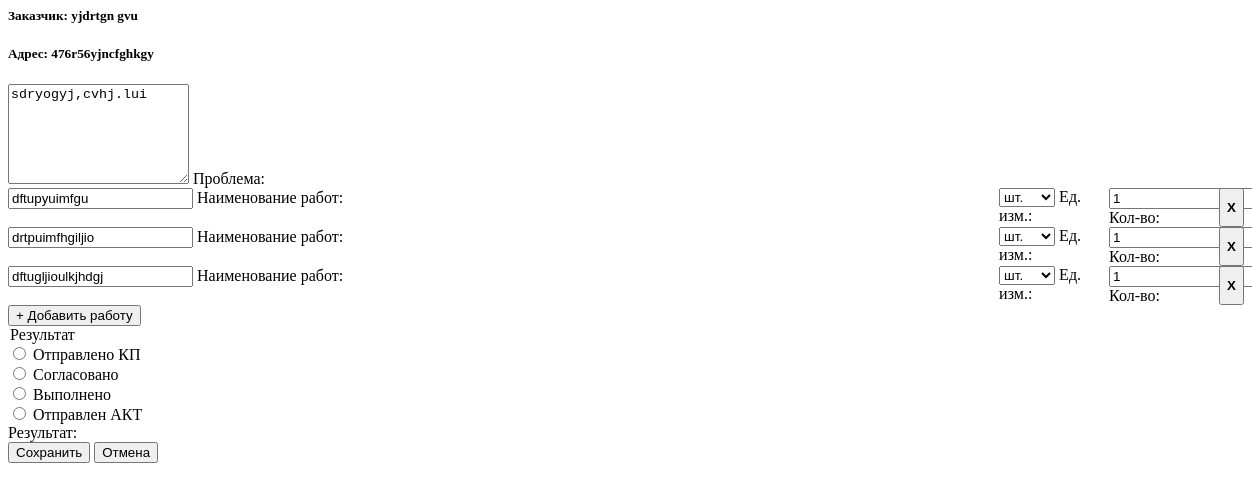
The app's page /avr/edit/88/, older data.
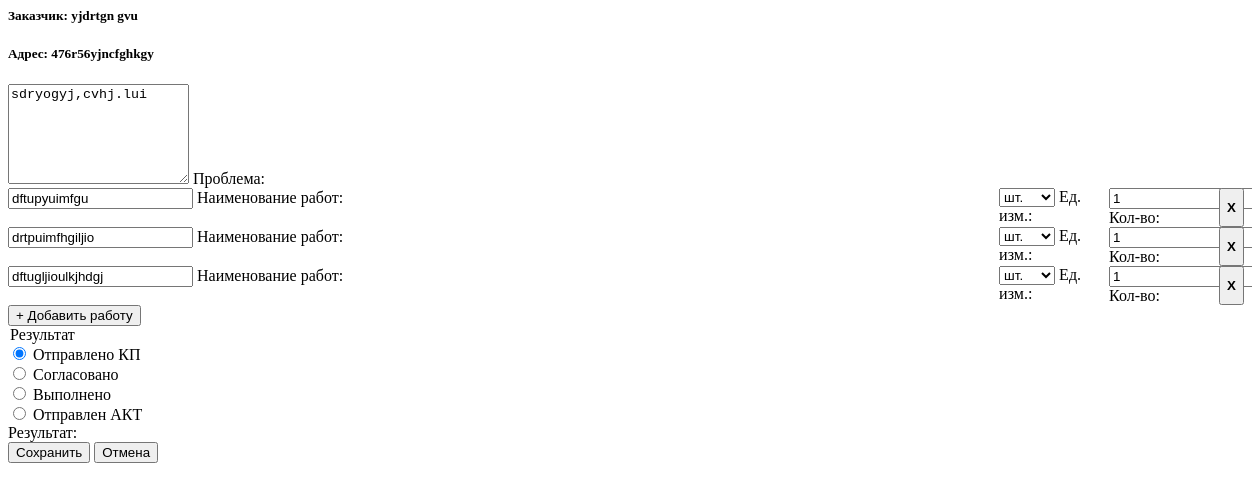
The same page, newer data.
### LIFTEH/models.py (models this page shows, shortened)
class Work(models.Model):
    UNIT_CHOICES = [
        ('1', 'шт.'),
        ('2', 'комп.'),
        ('3', 'л.'),
        ('4', 'кг.'),
        ('5', 'м.'),
    ]
    avr = models.ForeignKey(Avr, on_delete=models.CASCADE)
    name = models.CharField(max_length=255)
    unit = models.CharField(max_length=10, choices=UNIT_CHOICES)
    quantity = models.IntegerField(default=1)

class Avr(models.Model):
    RESULT_CHOICES = [
        (0, 'Отправлено КП'),
        (1, 'Согласовано'),
        (2, 'Выполнено'),
        (3, 'Отправлен АКТ'),
    ]
    insert_date = models.DateTimeField(default=timezone.now)
    object = models.ForeignKey(Object, on_delete=models.CASCADE)
    problem = models.CharField(max_length=500, default='')
    work_id = models.IntegerField(null=True, blank=True, default=0)
    user = models.ForeignKey(User, on_delete=models.CASCADE)
    result = models.IntegerField(null=True, blank=True, choices=RESULT_CHOICES, default=None)
    class Meta:
        verbose_name = 'Акт ВР'
        verbose_name_plural = 'Акты ВР'

class Object(models.Model):
    customer = models.CharField(max_length=255, default='')
    address = models.CharField(max_length=255, default='')
    model = models.CharField(max_length=255, default='')
    work = models.CharField(max_length=20, default='')
    phone = models.CharField(max_length=20, default='')
    name = models.CharField(max_length=255, default='')
    M1 = models.DecimalField(max_digits=12, decimal_places=2, null=True)
    M2 = models.DecimalField(max_digits=12, decimal_places=2, null=True)
    M3 = models.DecimalField(max_digits=12, decimal_places=2, null=True)
    M4 = models.DecimalField(max_digits=12, decimal_places=2, null=True)
    M5 = models.DecimalField(max_digits=12, decimal_places=2, null=True)
    M6 = models.DecimalField(max_digits=12, decimal_places=2, null=True)
    M7 = models.DecimalField(max_digits=12, decimal_places=2, null=True)
    M8 = models.DecimalField(max_digits=12, decimal_places=2, null=True)
    M9 = models.DecimalField(max_digits=12, decimal_places=2, null=True)
    M10 = models.DecimalField(max_digits=12, decimal_places=2, null=True)
    M11 = models.DecimalField(max_digits=12, decimal_places=2, null=True)
    M12 = models.DecimalField(max_digits=12, decimal_places=2, null=True)

### LIFTEH/views.py (the view, shortened to what this page needs)
# urls.py: path('avr/edit/<int:pk>/', views.avr_edit, name='avr_edit'),
def avr_edit(request, pk):
    avr = get_object_or_404(Avr, pk=pk)
    current_datetime = timezone.now()
    return render(request, 'avr_edit.html', {
        'avr': avr,
        'current_datetime': current_datetime
    })

### LIFTEH/templates/avr_edit.html (shortened to what this page needs)
<h5>Заказчик: {{ avr.object.customer }}</h5>
<h5>Адрес: {{ avr.object.address }}</h5>
<form method="post" id="avrEditForm" action="{% url 'avr_edit' pk=avr.object.id %}">
    <div class="form-floating mb-2">
        <textarea class="form-control" name="problem" maxlength="500" required id="id_problem" style="height: 100px;">{{ avr.problem }}</textarea>
        <label class="form-label" for="id_problem">Проблема:</label>
    </div>
    <div id="work-rows">
        {% for work in avr.work_set.all %}
        <div class="work-row mb-2" style="display: flex; gap: 10px; align-items: flex-start;">
            <div class="form-floating" style="flex: 1; width: 200px;">
                <input class="form-control" type="text" id="work-{{ forloop.counter }}" name="workname" value="{{ work.name }}" maxlength="100" required>
                <label class="form-label" for="work-{{ forloop.counter }}">Наименование работ:</label>
            </div>
            <div class="form-floating" style="width: 100px;">
                <select class="form-select" id="unit-{{ forloop.counter }}" name="unit" required>
                    <option value="шт." {% if work.unit == 'шт.' %}selected{% endif %}>шт.</option>
                </select>
                <label class="form-label" for="unit-{{ forloop.counter }}">Ед. изм.:</label>
            </div>
            <div class="form-floating" style="width: 100px;">
                <input class="form-control" type="number" id="quantity-{{ forloop.counter }}" name="quantity" value="{{ work.quantity }}" min="1" required>
                <label class="form-label" for="quantity-{{ forloop.counter }}">Кол-во:</label>
            </div>
            <button type="button" class="btn btn-danger btn-sm remove-work"
                style="align-self: stretch; display: flex; align-items: center; justify-content: center;">
                <strong>X</strong>
            </button>
        </div>
        {% endfor %}
    </div>
    <div class="mb-2">
        <button type="button" class="btn btn-warning" onclick="addWorkRow()">+ Добавить работу</button>
    </div>
        <div class="form-floating mt-2 mb-2">
        <div class="form-control" name="result-container" style="display: table;">
            <legend class="visually-hidden">Результат</legend>
            <div class="form-check">
                <input class="form-check-input" type="radio" name="result" id="result0" value="0" {% if avr.result == 0 %}checked{% endif %} required>
                <label class="form-check-label" for="result0">Отправлено КП</label>
            </div>
            <div class="form-check">
                <input class="form-check-input" type="radio" name="result" id="result1" value="1" {% if avr.result == 1 %}checked{% endif %}>
                <label class="form-check-label" for="result1">Согласовано</label>
            </div>
            <div class="form-check">
                <input class="form-check-input" type="radio" name="result" id="result2" value="2" {% if avr.result == 2 %}checked{% endif %}>
                <label class="form-check-label" for="result2">Выполнено</label>
            </div>
            <div class="form-check">
                <input class="form-check-input" type="radio" name="result" id="result3" value="3" {% if avr.result == 3 %}checked{% endif %}>
                <label class="form-check-label" for="result3">Отправлен АКТ</label>
            </div>
        </div>
        <label class="form-label" for="result0">Результат:</label>
    </div>
    <button type="submit" class="btn btn-success">Сохранить</button>
    <button type="button" class="btn btn-primary" data-bs-dismiss="modal">Отмена</button>
</form>

Row changes from the older to the newer data that the page shows:
changed Avr "sdryogyj,cvhj.lui": result "☐ Отправлено КП" → "☑ Отправлено КП"
